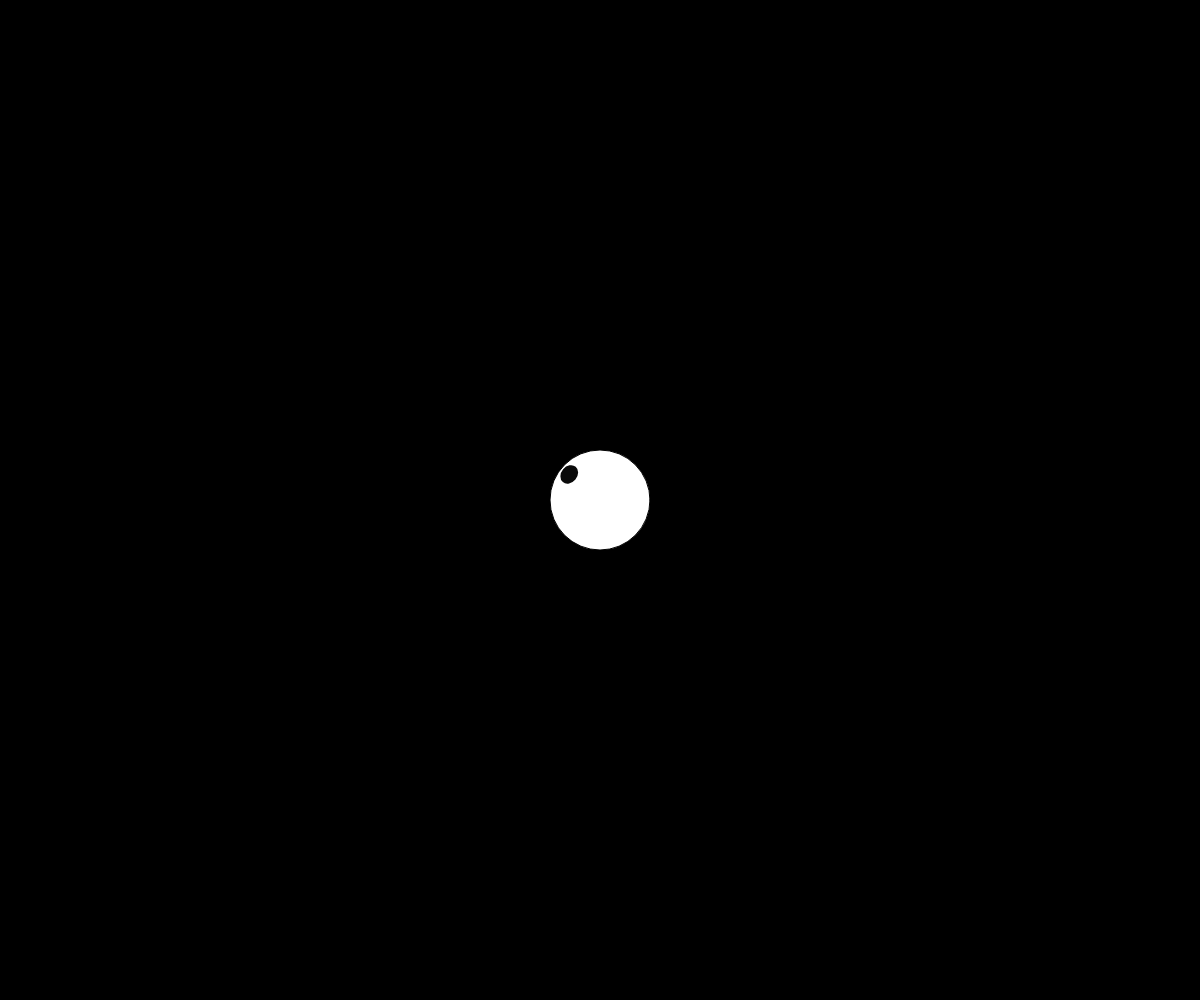
Frame 1 (no input)
Frame 60 (no input): identical to frame 1, image omitted
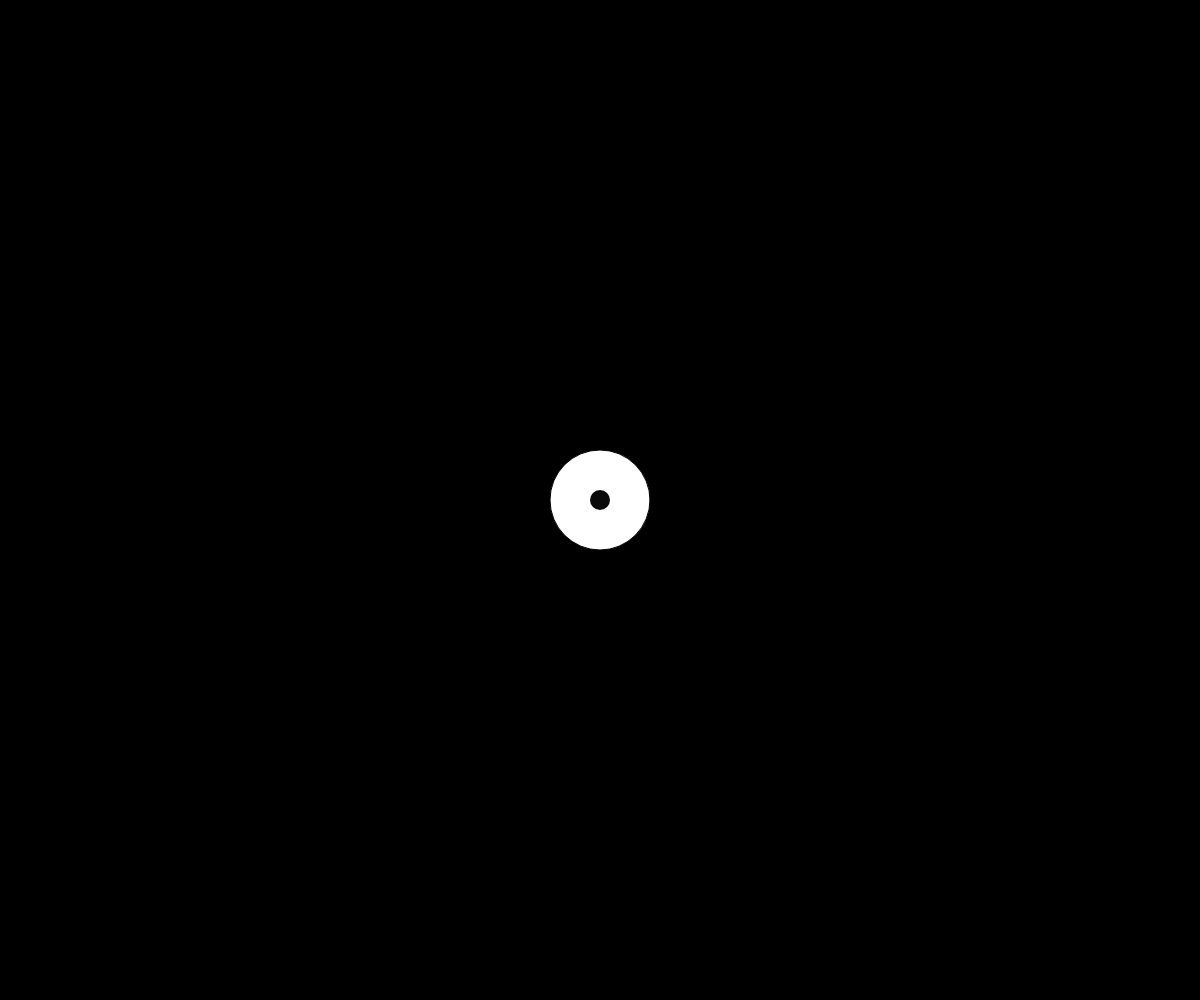
Frame 120 (the mouse pressed at the canvas centre since frame 60)

The p5.js sketch that drew these frames (run headless with seeded random() and noise() and a simulated clock; from frame 60 on, the mouse is pressed at the canvas centre):

// p5.js sketch
// ── sketch.js

var count;

function setup(){
	createCanvas(windowWidth,windowHeight)
	
}

function draw(){
	eye = new Eye(0,0); //Create New Eye object
	// eye2 = new Eye(100,100); //Create New Eye object
	background(0); //Set background to zero
	translate(windowWidth/2,windowHeight/2); //translate Everything. Now cordinate (0,0) is center of the window 
	// eye.openAndClose();
	push();
	eye.white(); //Draw Eye White 
	eye.iris(); // Draw Iris
	// eye.mouseMovement();
	pop();
	// push();
	// eye2.white(); //Draw Eye White 
	// eye2.iris(); // Draw Iris
	// eye2.mouseMovement();
	// pop();
}

function Eye(x,y){ //Define Eye Object
	this.position = { //Set position
		x: x,
		y: y
	}
	this.relativeMousePosition = { //Define translated mouseX and mouseY
		x: mouseX - (windowWidth/2),
		y: mouseY - (windowHeight/2)
	}
	this.size = { //Set Size
		x: 100,
		y: 100,
	}	
	this.open = true;
	this.irisMoveRange = 40;
	this.irisTransformRange = this.irisMoveRange/10
	this.irisPerspectiveTransform = this.irisMoveRange;
}


// reference:https://p5js.org/reference/#/p5/angleMode
Eye.prototype.iris = function(){
	this.distanceFromCenter = sqrt(((this.relativeMousePosition.x)*(this.relativeMousePosition.x))+((this.relativeMousePosition.y)*(this.relativeMousePosition.y)))
	
	if(this.distanceFromCenter <= this.irisMoveRange){
		this.irisSizeMap = map(this.distanceFromCenter,-this.irisMoveRange,this.irisMoveRange,-this.irisTransformRange,this.irisTransformRange)
		this.irisPerspectiveTransform = this.distanceFromCenter;
	}else{
		this.irisSizeMap = this.irisTransformRange;
	}
	push();
		angleMode(DEGREES); // Change the mode to DEGREES
		var a = atan2(this.relativeMousePosition.y,this.relativeMousePosition.x);
		rotate(a);
		noStroke();
		fill(10)
		ellipse(this.position.x+this.irisPerspectiveTransform,this.position.y,this.size.x/5-this.irisSizeMap,this.size.y/5);
	pop();
	// console.log("this.irisSizeMap",this.irisSizeMap)
	// console.log("this.size.y",this.size.y)
	// console.log(this.relativeMousePosition)
	// console.log(sqrt(1000))
	// console.log(this.distanceFromCenter)
}

Eye.prototype.white = function(){
	fill(255)
	if(this.open == true){
		this.size.y = 100;
	}else if(this.open == false){
		this.size.y = 0;
	}
	ellipse(this.position.x,this.position.y,this.size.x,this.size.y);
}



Eye.prototype.rotation = function(){
}

Eye.prototype.mouseMovement = function(){
	fill(255);
	ellipse(this.relativeMousePosition.x,this.relativeMousePosition.y,10,10)
	text(this.relativeMousePosition.x,this.relativeMousePosition.x,this.relativeMousePosition.y) //Just checking
	


}

// Eye.prototype.openAndClose = function(){
// 	if(mouseButton){
// 		console.log("Tadah")
// 		if(this.open == true){
// 			this.open = false;
// 		}else if(this.open == false){
// 			this.open == true;
// 		}
// 		console.log(this.size.y)
// 	}
// }
